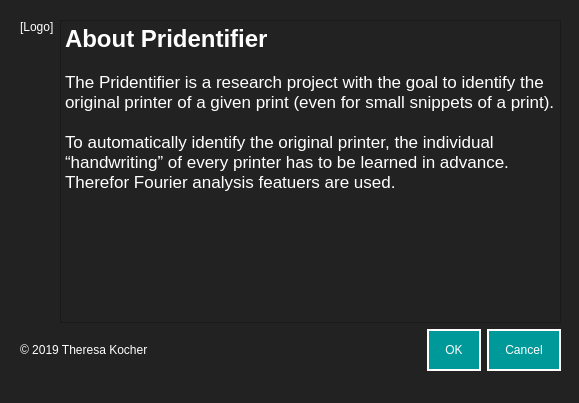
<?xml version="1.0" encoding="UTF-8"?>
<ui version="4.0">
 <class>Dialog</class>
 <widget class="QDialog" name="Dialog">
  <property name="geometry">
   <rect>
    <x>0</x>
    <y>0</y>
    <width>579</width>
    <height>403</height>
   </rect>
  </property>
  <property name="windowTitle">
   <string>Dialog</string>
  </property>
  <property name="styleSheet">
   <string notr="true">background-color: #222222;
</string>
  </property>
  <widget class="QWidget" name="verticalLayoutWidget">
   <property name="geometry">
    <rect>
     <x>20</x>
     <y>20</y>
     <width>541</width>
     <height>351</height>
    </rect>
   </property>
   <layout class="QVBoxLayout" name="verticalLayout">
    <item>
     <layout class="QHBoxLayout" name="horizontalLayout">
      <item>
       <layout class="QHBoxLayout" name="horizontalLayout_2"/>
      </item>
     </layout>
    </item>
    <item>
     <layout class="QHBoxLayout" name="horizontalLayout_4">
      <item>
       <layout class="QVBoxLayout" name="verticalLayout_2">
        <item>
         <widget class="QLabel" name="label_2">
          <property name="styleSheet">
           <string notr="true">color: #fff;
font: 12pt &quot;Helvetica&quot;;
</string>
          </property>
          <property name="text">
           <string>[Logo]</string>
          </property>
         </widget>
        </item>
        <item>
         <spacer name="verticalSpacer">
          <property name="orientation">
           <enum>Qt::Vertical</enum>
          </property>
          <property name="sizeHint" stdset="0">
           <size>
            <width>20</width>
            <height>40</height>
           </size>
          </property>
         </spacer>
        </item>
       </layout>
      </item>
      <item>
       <widget class="QTextBrowser" name="textBrowser">
        <property name="styleSheet">
         <string notr="true">color: #fff;
font: 12pt &quot;Helvetica&quot;;
</string>
        </property>
        <property name="html">
         <string>&lt;!DOCTYPE HTML PUBLIC &quot;-//W3C//DTD HTML 4.0//EN&quot; &quot;http://www.w3.org/TR/REC-html40/strict.dtd&quot;&gt;
&lt;html&gt;&lt;head&gt;&lt;meta name=&quot;qrichtext&quot; content=&quot;1&quot; /&gt;&lt;style type=&quot;text/css&quot;&gt;
p, li { white-space: pre-wrap; }
&lt;/style&gt;&lt;/head&gt;&lt;body style=&quot; font-family:'Helvetica'; font-size:12pt; font-weight:400; font-style:normal;&quot;&gt;
&lt;p style=&quot; margin-top:0px; margin-bottom:0px; margin-left:0px; margin-right:0px; -qt-block-indent:0; text-indent:0px;&quot;&gt;&lt;span style=&quot; font-size:18pt; font-weight:600;&quot;&gt;About Pridentifier&lt;/span&gt;&lt;/p&gt;
&lt;p style=&quot;-qt-paragraph-type:empty; margin-top:0px; margin-bottom:0px; margin-left:0px; margin-right:0px; -qt-block-indent:0; text-indent:0px;&quot;&gt;&lt;br /&gt;&lt;/p&gt;
&lt;p style=&quot; margin-top:0px; margin-bottom:0px; margin-left:0px; margin-right:0px; -qt-block-indent:0; text-indent:0px;&quot;&gt;&lt;span style=&quot; font-family:'.SF NS Text'; font-size:13pt;&quot;&gt;The Pridentifier is a research project with the goal to identify the original printer of a given print (even for small snippets of a print).&lt;/span&gt;&lt;/p&gt;
&lt;p style=&quot;-qt-paragraph-type:empty; margin-top:0px; margin-bottom:0px; margin-left:0px; margin-right:0px; -qt-block-indent:0; text-indent:0px; font-family:'.SF NS Text'; font-size:13pt;&quot;&gt;&lt;br /&gt;&lt;/p&gt;
&lt;p style=&quot; margin-top:0px; margin-bottom:0px; margin-left:0px; margin-right:0px; -qt-block-indent:0; text-indent:0px;&quot;&gt;&lt;span style=&quot; font-family:'.SF NS Text'; font-size:13pt;&quot;&gt;To automatically identify the original printer, the individual “handwriting” of every printer has to be learned in advance. Therefor Fourier analysis featuers are used.&lt;/span&gt;&lt;/p&gt;&lt;/body&gt;&lt;/html&gt;</string>
        </property>
       </widget>
      </item>
     </layout>
    </item>
    <item>
     <layout class="QHBoxLayout" name="horizontalLayout_3">
      <item>
       <widget class="QLabel" name="label">
        <property name="styleSheet">
         <string notr="true">color: #fff;
font: 12pt &quot;Helvetica&quot;;
</string>
        </property>
        <property name="text">
         <string>© 2019 Theresa Kocher</string>
        </property>
       </widget>
      </item>
      <item>
       <widget class="QDialogButtonBox" name="buttonBox">
        <property name="styleSheet">
         <string notr="true">QPushButton {
background-color: #009999;
padding: 12px 16px;
border: 2px solid #fff;
color: #fff;
font: Helvetica;
}
QPushButton:hover {
	background-color: #75bdc3;
}</string>
        </property>
        <property name="orientation">
         <enum>Qt::Horizontal</enum>
        </property>
        <property name="standardButtons">
         <set>QDialogButtonBox::Cancel|QDialogButtonBox::Ok</set>
        </property>
       </widget>
      </item>
     </layout>
    </item>
   </layout>
  </widget>
 </widget>
 <resources/>
 <connections>
  <connection>
   <sender>buttonBox</sender>
   <signal>accepted()</signal>
   <receiver>Dialog</receiver>
   <slot>accept()</slot>
   <hints>
    <hint type="sourcelabel">
     <x>392</x>
     <y>369</y>
    </hint>
    <hint type="destinationlabel">
     <x>157</x>
     <y>274</y>
    </hint>
   </hints>
  </connection>
  <connection>
   <sender>buttonBox</sender>
   <signal>rejected()</signal>
   <receiver>Dialog</receiver>
   <slot>reject()</slot>
   <hints>
    <hint type="sourcelabel">
     <x>460</x>
     <y>369</y>
    </hint>
    <hint type="destinationlabel">
     <x>286</x>
     <y>274</y>
    </hint>
   </hints>
  </connection>
 </connections>
</ui>
